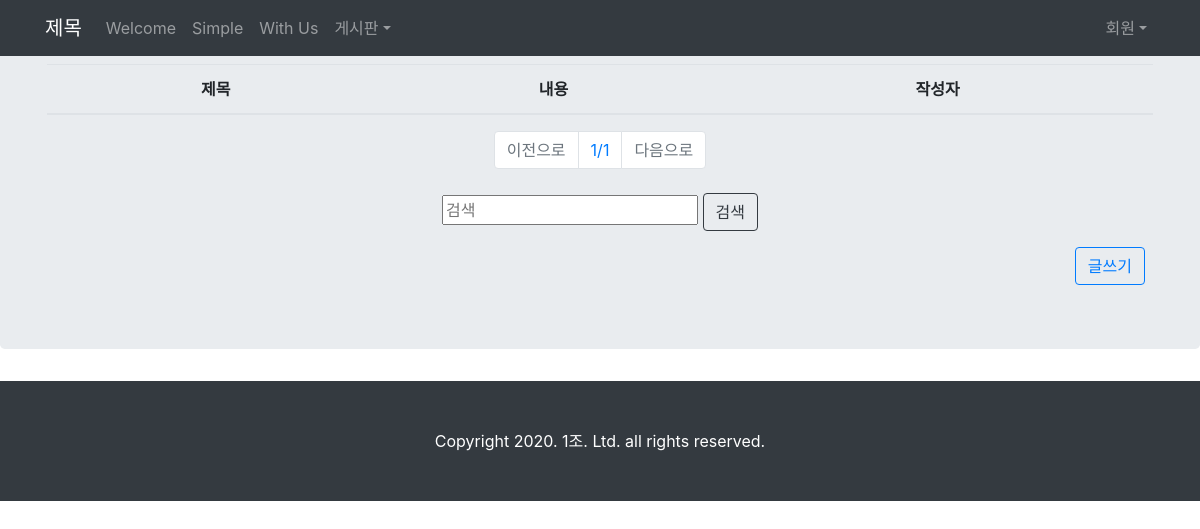
The page /article/board/ on the database as committed earlier.
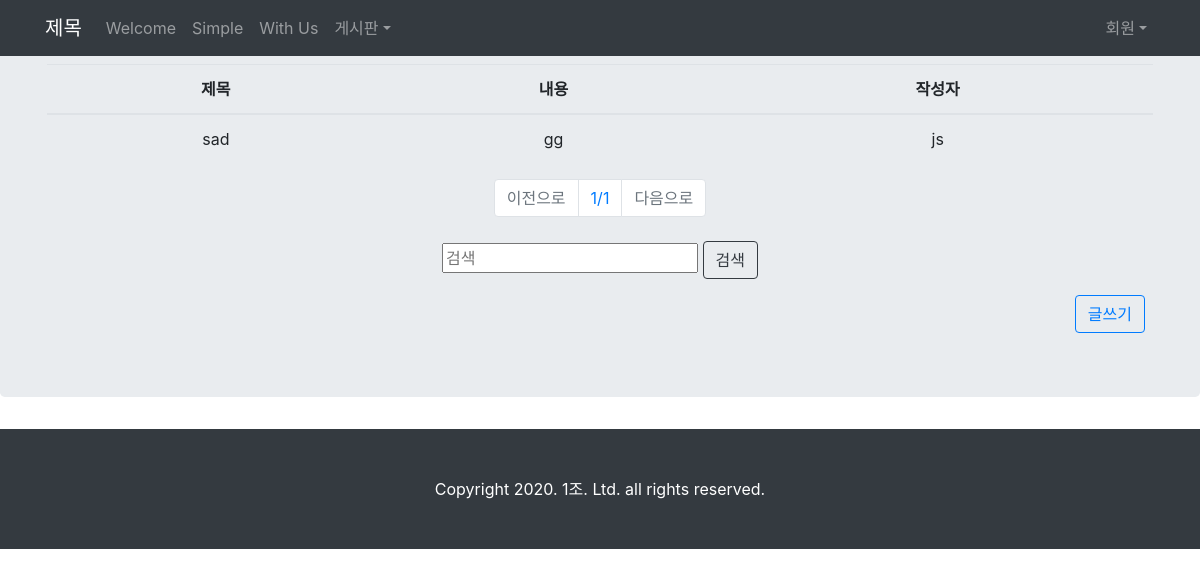
The same page on the database as committed later.
### signin/models.py (models this page shows)
class Article(models.Model):
    title = models.CharField(max_length=100)
    content = models.CharField(max_length=1000)
    user = models.ForeignKey(User, on_delete=models.CASCADE)

class User(models.Model):
    userID = models.CharField(max_length=50)
    userPassword = models.CharField(max_length=100)
    userName = models.CharField(max_length=10)
    userEmail = models.CharField(max_length=50)
    userGender = models.CharField(max_length=50)

### project/views.py (the view)
# urls.py: path('article/board/', views.board),
def board(request):
    articles = Article.objects
    article_list = Article.objects.all().order_by('-id')
    paginator = Paginator(article_list, 5)
    page = int(request.GET.get('p', 1))
    posts = paginator.get_page(page)
    return render(request, "board.html", {'article_list' : article_list, 'posts' : posts})

### templates/board.html
{% extends 'base.html' %}
{% block content %}
<div class="jumbotron">
    <div class="container text-center">
        <table class="table table-hover">
            <thead>
                <tr>
                    <th>제목</th>
                    <th>내용</th>
                    <th>작성자</th>
                </tr>
            </thead>
            <tbody>
                {% for article in posts %}
                <tr onclick=' location="/article/detail/{{ article.id }}"'>
                    <td>{{ article.title }}</td>
                    <td>{{ article.content }}</td>
                    <td>{{ article.user.userName }}</td>
                </tr>
                {% endfor %}
            </tbody>
        </table>
        <nav>
            <ul class="pagination justify-content-center">
                {% if posts.has_previous %}
                <li class="page-item">
                    <a class="page-link" href="?p={{ posts.previous_page_number }}">이전으로</a>
                </li>
                {% else %}
                <li class="page-item disabled">
                    <a class="page-link" href="#">이전으로</a>
                </li>
                {% endif %}
                <li class="page-item">
                    <a class="page-link" href="#">{{posts.number}}/{{posts.paginator.num_pages}}</a>
                </li>
                {% if posts.has_next %}
                <li class="page-item">
					<a class="page-link" href="?p={{ posts.next_page_number }}">다음으로</a>
                </li>
                {% else %}
                <li class="page-item disabled">
                    <a class="page-link" href="#">다음으로</a>
                </li>
				{% endif %}
            </ul>
		</nav>
		<div class="p-2">
			<input type="text" placeholder="검색" name="searchTitle">
			<a href="search.jsp?searchTitle=" class="btn btn-outline-dark">검색</a>
		 </div>
		 <div class="p-2">
		<a href="write.jsp" class="btn btn-outline-primary float-right">글쓰기</a>
		</div>
    </div>
</div>
{% endblock %}

### templates/base.html (shortened to what this page needs)
{% load static %}
<!DOCTYPE html>
<html>
<head>
    <link href="{% static 'css/bootstrap.min.css' %}" rel="stylesheet">
    <link href="{% static 'css/scrolling-nav.css' %}" rel="stylesheet">
</head>
<body class="d-flex flex-column h-100" id="page-top">
  <nav class="navbar navbar-expand-lg navbar-dark bg-dark fixed-top" id="mainNav">
    <div class="container">
      <a class="navbar-brand js-scroll-trigger" href="/index">제목</a>
      <div class="collapse navbar-collapse" id="navbarResponsive">
        <ul class="navbar-nav mr-auto">
        <li class="nav-item">
          <a class="nav-link js-scroll-trigger" href="#about">Welcome</a>
        </li>
        <li class="nav-item">
          <a class="nav-link js-scroll-trigger" href="#services">Simple</a>
        </li>
        <li class="nav-item">
          <a class="nav-link js-scroll-trigger" href="#contact">With Us</a>
        </li>
        <li class="nav-item dropdown">
        <a class="nav-link dropdown-toggle" href="#" id="dropdown01" data-toggle="dropdown" aria-haspopup="true" aria-expanded="false">게시판</a>
      </li>
      </ul>
      <form class="form-inline mt-2 mt-md-0">
        {% if request.session.userID %}
        <ul class="nav navbar-nav navbar-right">
          <li class="nav-item dropdown">
            <a class="nav-link dropdown-toggle" href="#" id="dropdown02"
            data-toggle="dropdown" aria-haspopup="true"
            aria-expanded="false">{{ request.session.userID }}님</a>
            <div class="dropdown-menu" aria-labelledby="dropdown02">
                  <a class="dropdown-item" href="/signout/">로그아웃</a>
                </div>
          </li>
        </ul>
        {% else %}
      <ul class="nav navbar-nav navbar-right">
			<li class="nav-item dropdown">
					<a class="nav-link dropdown-toggle" href="#" id="dropdown02"
					data-toggle="dropdown" aria-haspopup="true"
					aria-expanded="false">회원</a>
				</li>
      </ul>
      {% endif %}
      </form>
      </div>
    </div>
  </nav>
  {% block content %}
  {% endblock %}
  <footer class="py-5 bg-dark">
    <div class="container">
      <p class="m-0 text-center text-white">Copyright 2020. 1조. Ltd. all rights reserved.</p>
    </div>
  </footer>
</body>
</html>

Rows that differ between the two databases and show on the page:
added Article: title "sad", content "gg", user.userName "js"
